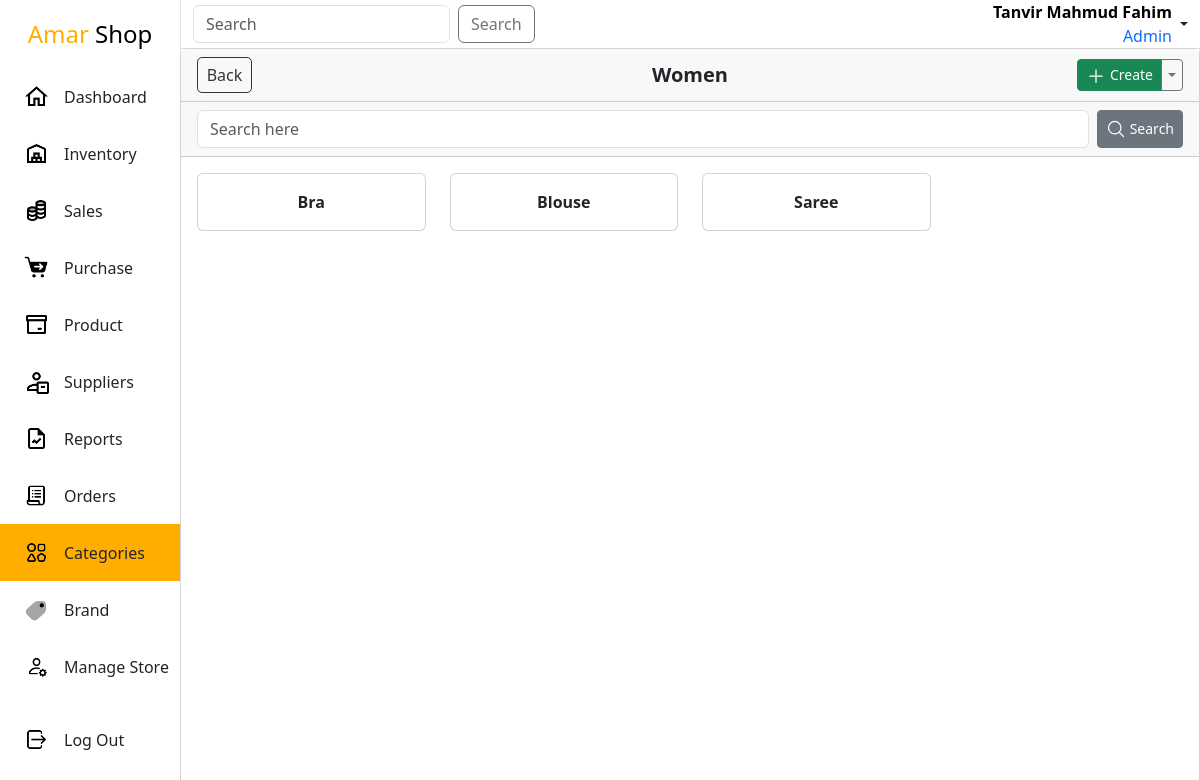
The app's page /admin-panel/category/Women/ (signed in), older data.
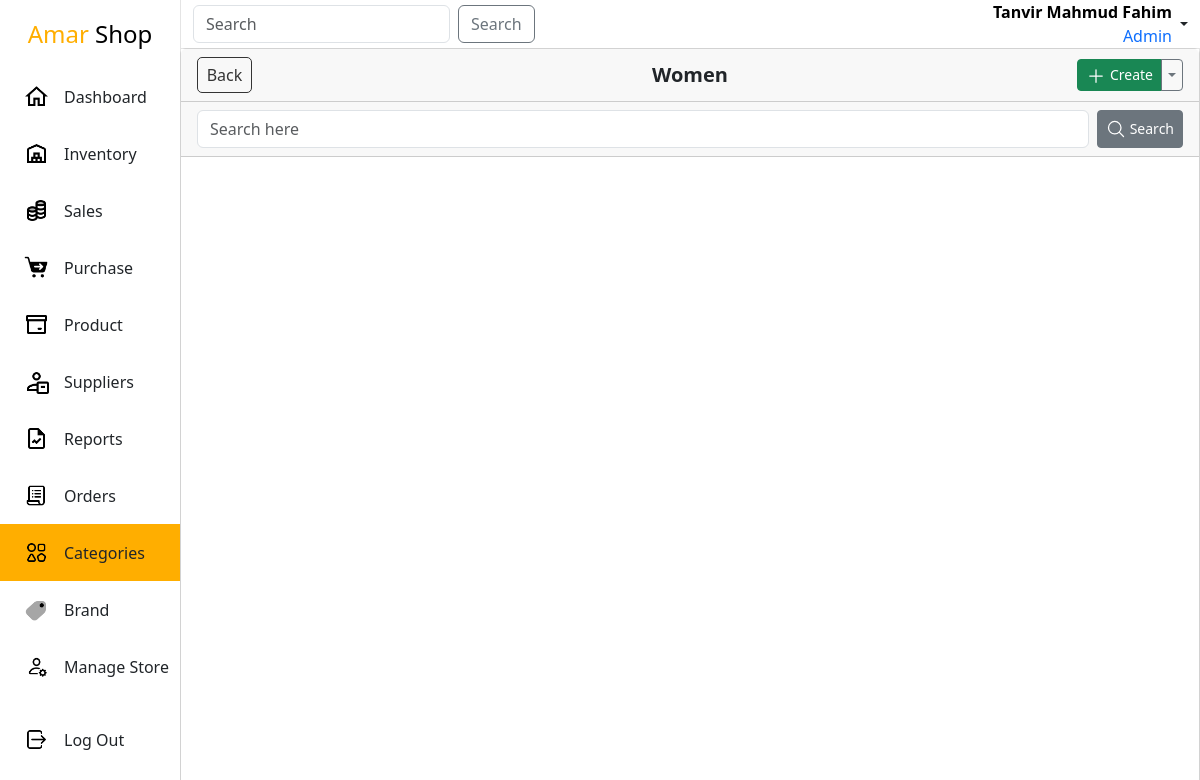
The same page, newer data.
### app/models.py (models this page shows, shortened)
class Categories(models.Model):
    category = models.CharField(max_length=255, unique=True)
    class Meta:
        ordering = ['-id']

class SubCategory(models.Model):
    name = models.CharField(max_length=255)
    category = models.ForeignKey(Categories, on_delete=models.CASCADE)
    class Meta:
        ordering = ['-id']
    def __str__(self):
        return self.name

### app/views.py (the view, shortened to what this page needs)
# urls.py: path('category/<str:pk>/',SubcategoryView.as_view(),name='sub-categories'),
class SubcategoryView(SuperuserRequiredMixin,CreateView):
    model = SubCategory
    form_class = SubCategoryForm
    context_object_name = 'subcategories'
    template_name = 'inventory/category/subcategory.html'
    def get_context_data(self, **kwargs):
        context = super().get_context_data(**kwargs)
        category = self.kwargs.get('pk',None)
        category_instance = Categories.objects.filter(category=category).first()
        subcategories = self.model.objects.filter(category = category_instance)
        search_query = self.request.GET.get('q', None)
        if search_query:
            subcategories = subcategories.filter(name__icontains=search_query)
        context['category'] = category
        context['subcategories'] = subcategories
        return context

### app/forms.py
class SubCategoryForm(forms.ModelForm):
    class Meta:
        model = SubCategory
        fields = ['name']

### app/views.py (called while the page is built)
    def test_func(self):
        if self.request.user.is_superuser:
            return self.request.user.is_superuser
        if self.request.user.is_staff:
            return self.request.user.is_staff

### templates/inventory/category/subcategory.html (shortened to what this page needs)
{% extends "Layout.html" %}
{% load static %}
{%block link%}
    <link rel="stylesheet" href="{%static 'css/inventory.css'%}">
{%endblock link%}
{%block main%}
<div class="inventory">
    <div class="card height-100">
        <div class="sticky-top bg-white">
            <div class="card-header d-flex justify-content-between align-items-center position-relative">
                <a href="{%url 'category-list'%}" class="btn-back btn-sm">Back</a>
                <div class="fs-5 fw-bold position-absolute top-50 start-50 translate-middle">{{category}}</div>
                <div class="btn-group">
                    <button class="btn btn-success btn-sm" type="button" data-bs-toggle="modal" data-bs-target="#exampleModal">
                        <svg xmlns="http://www.w3.org/2000/svg" fill="none" viewBox="0 0 24 24" stroke-width="1.5" stroke="currentColor" height="20px" width="20px">
                            <path stroke-linecap="round" stroke-linejoin="round" d="M12 4.5v15m7.5-7.5h-15" />
                        </svg>
                        Create
                    </button>
                    <button type="button" class="btn btn-sm btn-outline-secondary dropdown-toggle dropdown-toggle-split" data-bs-toggle="dropdown" aria-expanded="false">
                    </button>
                </div>
            </div>
            <div class="card-header">
                <div>
                    <form method="get" action="{%url 'sub-categories' category%}" class="d-flex">
                        <input class="form-control" type="text" name="q" placeholder="Search here">
                        <button class="btn btn-sm btn-secondary d-flex align-items-center ms-2" type="submit">
                            <svg xmlns="http://www.w3.org/2000/svg" fill="none" viewBox="0 0 24 24" stroke-width="1.5" stroke="currentColor" heigth="20px" width="20px">
                                <path stroke-linecap="round" stroke-linejoin="round" d="m21 21-5.197-5.197m0 0A7.5 7.5 0 1 0 5.196 5.196a7.5 7.5 0 0 0 10.607 10.607Z" />
                            </svg>
                            <div class="ms-1">Search</div>
                        </button>
                    </form>
                </div>
            </div>
        </div>
        <div class="card-body overflow-scroll">
            <div class="row">
                {% for subcategory in subcategories %}
                <a href="#" class="col-3 mb-4">
                    <div class="card m-0">
                        <div class="card-body">
                            <div class="text-center fw-bold">{{ subcategory }}</div>
                        </div>
                    </div>
                </a>
                {% endfor %}
            </div>
        </div>
    </div>
</div>
{%endblock main%}

Row changes from the older to the newer data that the page shows:
removed Categories: category "Women"
removed SubCategory: name "Bra"
removed SubCategory: name "Blouse"
removed SubCategory: name "Saree"
Text that changed along with them:
{{ category }}: (not shown) → "Women"
